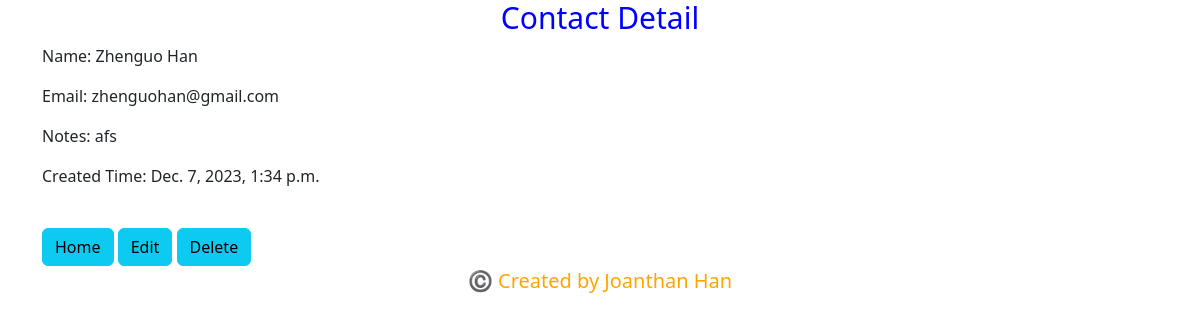
The app's page /tasks/9/ with its own data.
### tasks/models.py (models this page shows, shortened)
class Task(models.Model):
    name = models.CharField(max_length=20, null=False,unique=True,error_messages={
        'unique': ("Contact with this Name already exists."),
    })
    email = models.EmailField(blank=False,unique=True)
    notes = models.TextField(max_length=100, default="")
    update_time = models.DateTimeField(auto_now=True)

### tasks/views.py (the view)
# urls.py: path("tasks/<int:pk>/", TaskDetailView.as_view(), name="task_detail"),
class TaskDetailView(DetailView):
    model = Task

### jonathan_han/tasks/templates/tasks/task_detail.html
{% extends "base.html" %}
{% block content %}
<h1 style="font-size: 30px; color: blue;text-align:center;">Contact Detail </h1>
<p>Name: {{ task.name }}</p>
<p>Email: {{ task.email }}</p>
<p>Notes: {{ task.notes }}</p>
<p>Created Time: {{task.update_time}}</p>
<br>
<a class="btn btn-info" href="{% url 'task_list' %}" role="button">Home</a>
<a class="btn btn-info" href="{% url 'task_update' task.pk %}" role="button">Edit</a>
<a class="btn btn-info" href="{% url 'task_delete' task.pk %}" role="button">Delete</a>
<p style="font-size: 20px; color:orange; text-align: center;">©️ Created by Joanthan Han </p>
{% endblock content %}

### records on screen
Task: name "Zhenguo Han", email "zhenguohan@gmail.com", notes "afs", update_time "Dec. 7, 2023, 1:34 p.m."
